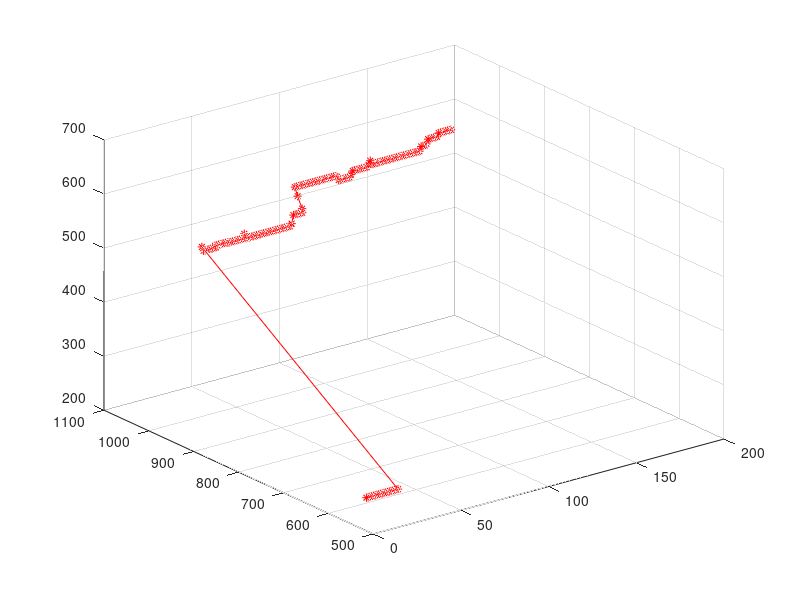

MATLAB code for this plot:
clc ;
clear all;

Data1 = load('data1.txt');
t = Data1(:,1);
x = Data1(:,2);
y = Data1(:,3);

plot3(t,x, y,'r-*');

grid on
hold on